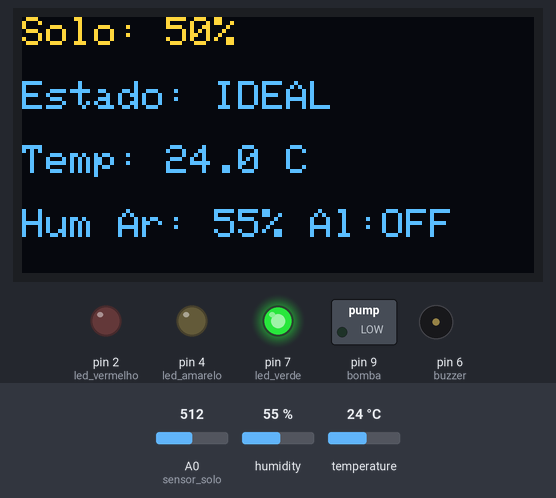
Bench run of a sketch on a simulated Arduino Uno, built with avr-gcc and run on an emulated ATmega328P. Shown: 128×64 one-colour display, switched loads named in the sketch (green lamp = pin HIGH), output pins drawn as LEDs (lit = HIGH), buzzer (waves = sounding). Dashed ring = blinking. The test bench sets the inputs (shaded band); at power-on: A0 (sensor_solo) = 512, humidity 55 %, temperature 24 °C. The OLED is the two-colour kind (top 16 rows yellow); what the sketch prints to the serial monitor is not drawn.

Above: at 2.4 s.
2.5 s: A0 (sensor_solo) set to 365
At 3.7 s:
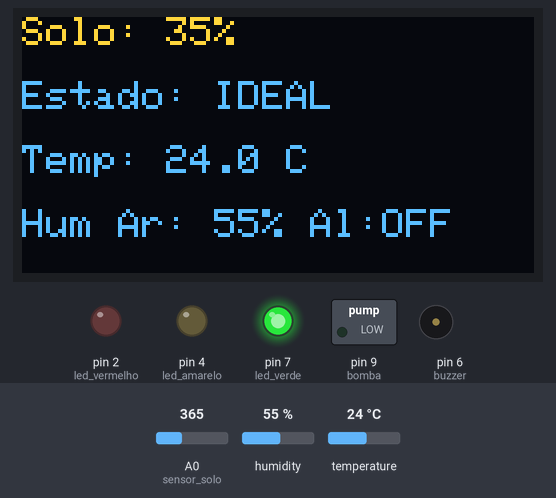
4.7 s: A0 (sensor_solo) set to 347
At 6.41 s:
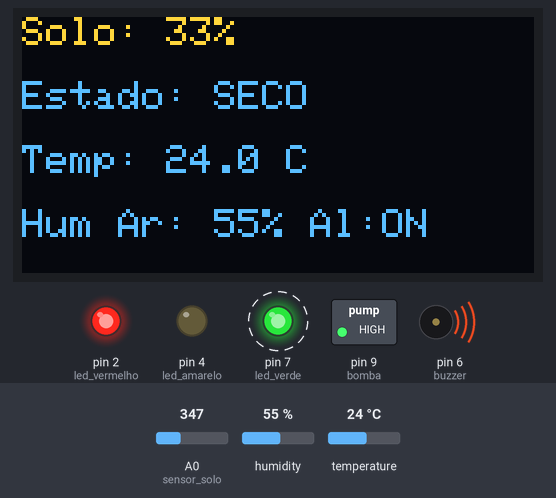
7.7 s: A0 (sensor_solo) set to 900
At 8.7 s:
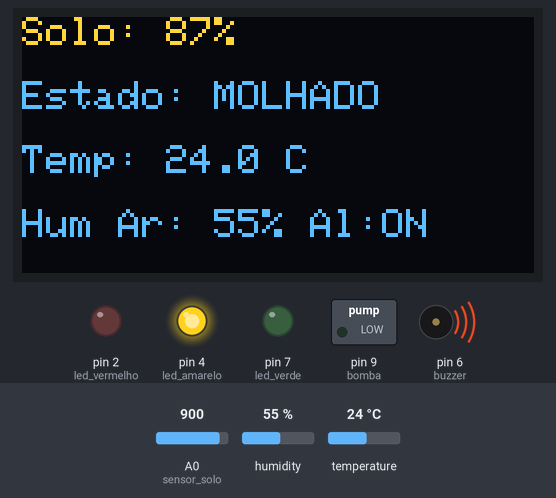
9.7 s: humidity set to 22 %
At 11.4 s:
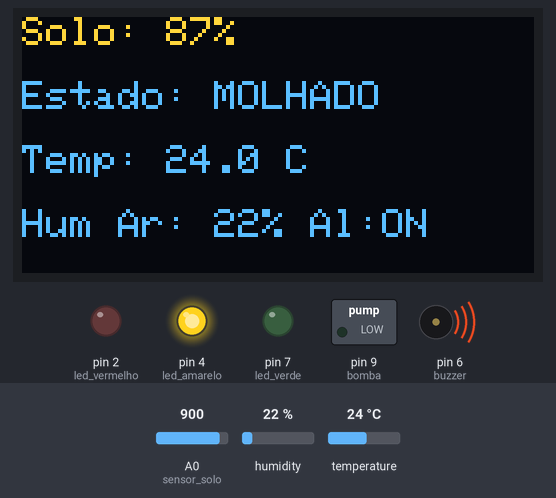
11.7 s: temperature set to 12 °C
At 14.0 s:
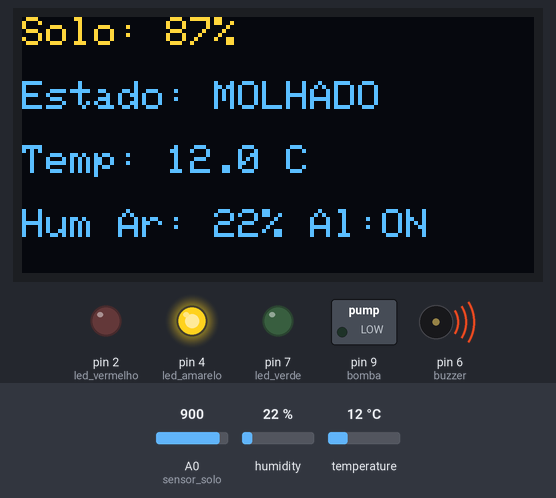
14.8 s: A0 (sensor_solo) set to 784
At 16.4 s:
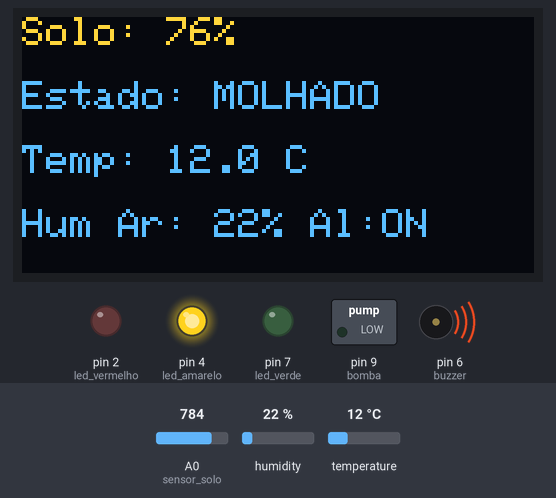
16.7 s: A0 (sensor_solo) set to 762
Timing chart, 0 to 19.7 s (numbered marks = the images above; inputs shaded):
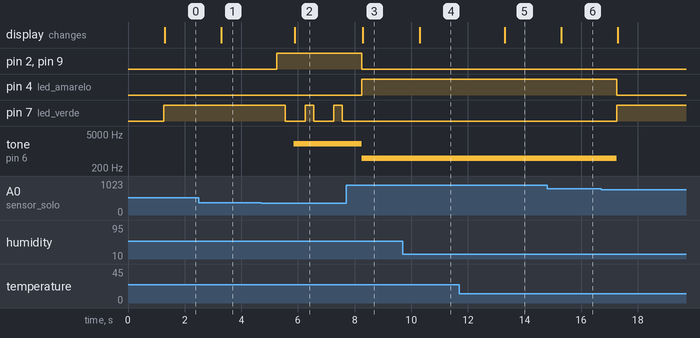

Measured:
- the behaviour switches between 359 and 358 on A0 (sensor_solo) (found by bisection; images 1 and 2)
- after the input at 2.5 s, the display: changes after 0.79 s (image 1)
- after the input at 4.7 s, pin 2 (led_vermelho), pin 9 (bomba): LOW → HIGH after 0.56 s; pin 7 (led_verde): alternates HIGH for 0.30 s and LOW for 0.70 s, starting after 0.86 s; tone on pin 6 (buzzer): silent → 2000 Hz after 1.2 s; the display: changes after 1.2 s (image 2)
- after the input at 7.7 s, pin 2 (led_vermelho), pin 9 (bomba): HIGH → LOW after 0.56 s; pin 4 (led_amarelo): LOW → HIGH after 0.56 s; pin 7 (led_verde): stops changing and stays LOW; tone on pin 6 (buzzer): 2000 Hz → 500 Hz after 0.56 s; the display: changes after 0.59 s (image 3)
- after the input at 9.7 s, the display: changes after 0.60 s (image 4)
- after the input at 11.7 s, the display: changes after 1.6 s (image 5)
- after the input at 14.8 s, the display: changes after 0.49 s (image 6)
- after the input at 16.7 s, pin 4 (led_amarelo): HIGH → LOW after 0.56 s; pin 7 (led_verde): LOW → HIGH after 0.56 s; tone on pin 6 (buzzer): 500 Hz → silent after 0.56 s

The sketch:

estufa_v1_3_bomba_agua.ino
```cpp
// Na presente versão da estufa foi usado um potenciómetro
// com o objetivo de simular um sinal analógico do sensor de humidade do solo.

// Bibliotecas do display OLED
#include <Wire.h>
#include <Adafruit_GFX.h>
#include <Adafruit_SSD1306.h>

// Bibliotecas do sensor de temperatura e humidade do ar
#include <DHT.h>

// Configuração do sensor DHT22
#define PIN_DHT 8
#define TIPO_DHT DHT22

DHT dht(PIN_DHT, TIPO_DHT);

// Configuração do display OLED
#define SCREEN_WIDTH 128
#define SCREEN_HEIGHT 64
#define OLED_RESET -1

Adafruit_SSD1306 display(SCREEN_WIDTH, SCREEN_HEIGHT, &Wire, OLED_RESET);

// Pinagem
const int led_vermelho = 2;
const int led_amarelo  = 4;
const int led_verde    = 7;
const int buzzer       = 6;
const int sensor_solo  = A0; // Pino do sensor analógico
const int bomba = 9;
// Limites de humidade do solo
const int valor_limite_inferior = 35; // %
const int valor_limite_superior = 75; // %

// Temporização com millis()
unsigned long tempoAnteriorAtualizacao = 0;
const unsigned long intervaloAtualizacao = 1000; // ms

// Função para atualizar o display OLED
void atualizarDisplay(int humidadeSolo, String estado, float temperaturaAr, float humidadeAr, String alerta) {
  display.clearDisplay();
  display.setTextSize(1);
  display.setTextColor(SSD1306_WHITE);

  display.setCursor(0, 0);
  display.print("Solo: ");
  display.print(humidadeSolo);
  display.println("%");

  display.setCursor(0, 16);
  display.print("Estado: ");
  display.println(estado);

  display.setCursor(0, 32);
  display.print("Temp: ");
  display.print(temperaturaAr, 1);
  display.println(" C");

  display.setCursor(0, 48);
  display.print("Hum Ar: ");
  display.print(humidadeAr, 0);
  display.print("% ");
  display.print("Al:");
  display.println(alerta);

  display.display();
}
void logicaverdepisca() {
  digitalWrite(led_verde, HIGH);
  delay(300);
  digitalWrite(led_verde, LOW);
  delay(300);
}
void setup() {
  Serial.begin(9600);

  // Inicialização do sensor DHT22
  dht.begin();

  // Inicialização do display OLED
  if (!display.begin(SSD1306_SWITCHCAPVCC, 0x3C)) {
    Serial.println("Falha no OLED");
    while (true);
  }

  display.clearDisplay();
  display.setTextSize(1);
  display.setTextColor(SSD1306_WHITE);
  display.setCursor(0, 0);
  display.println("Estufa V1.3");
  display.println("OLED OK");
  display.println("DHT22 OK");
  display.display();

  // Configuração de entrada
  pinMode(sensor_solo, INPUT);

  // Configuração de saídas
  pinMode(led_vermelho, OUTPUT);
  pinMode(led_amarelo, OUTPUT);
  pinMode(led_verde, OUTPUT);
  pinMode(buzzer, OUTPUT);
  pinMode(bomba, OUTPUT);

  delay(1200); // Mantém apenas a tela inicial durante o arranque
}

void loop() {
  unsigned long tempoAtual = millis();

  if (tempoAtual - tempoAnteriorAtualizacao >= intervaloAtualizacao) {
    tempoAnteriorAtualizacao = tempoAtual;

    int valor_sensor_humidade_solo = analogRead(sensor_solo);

    int valor_sensor_percentagem = map(valor_sensor_humidade_solo, 0, 1023, 0, 100);
    valor_sensor_percentagem = constrain(valor_sensor_percentagem, 0, 100);

    float temperatura = dht.readTemperature();
    float humidadeAr = dht.readHumidity();

    if (isnan(temperatura) || isnan(humidadeAr)) {
      display.clearDisplay();
      display.setTextSize(1);
      display.setTextColor(SSD1306_WHITE);
      display.setCursor(0, 0);
      display.println("Erro DHT22");
      display.setCursor(0, 16);
      display.println("Verificar sensor");
      display.display();

      Serial.println("Erro ao ler o sensor DHT22");
      return;
    }

    Serial.print("Solo: ");
    Serial.print(valor_sensor_percentagem);
    Serial.print("% | Temp: ");
    Serial.print(temperatura);
    Serial.print(" C | Hum Ar: ");
    Serial.print(humidadeAr);
    Serial.println("%");

    if (valor_sensor_percentagem < valor_limite_inferior) {
      // Solo seco
      digitalWrite(led_vermelho, HIGH);
      digitalWrite(bomba, HIGH);
      digitalWrite(led_amarelo, LOW);
      logicaverdepisca();
      tone(buzzer, 2000);

      atualizarDisplay(
        valor_sensor_percentagem,
        "SECO",
        temperatura,
        humidadeAr,
        "ON"
      );

    } else if (valor_sensor_percentagem <= valor_limite_superior) {
      // Solo com humidade ideal
      digitalWrite(led_vermelho, LOW);
      digitalWrite(led_verde, HIGH);
      digitalWrite(led_amarelo, LOW);
      digitalWrite(bomba, LOW);


      noTone(buzzer);

      atualizarDisplay(
        valor_sensor_percentagem,
        "IDEAL",
        temperatura,
        humidadeAr,
        "OFF"
      );

    } else {
      // Solo demasiado molhado
      digitalWrite(led_vermelho, LOW);
      digitalWrite(led_verde, LOW);
      digitalWrite(led_amarelo, HIGH);
      digitalWrite(bomba, LOW);


      tone(buzzer, 500);

      atualizarDisplay(
        valor_sensor_percentagem,
        "MOLHADO",
        temperatura,
        humidadeAr,
        "ON"
      );
    }
  }
}
```
